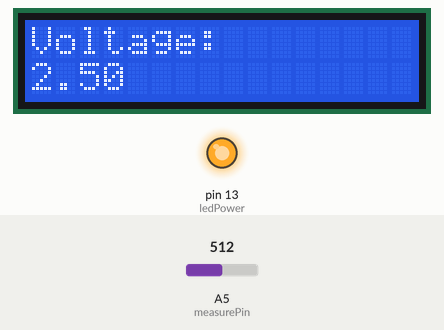
The sketch below on a simulated Arduino Uno, built with avr-gcc and run on an emulated ATmega328P. Parts: 16×2 character LCD, output pins drawn as LEDs (lit = HIGH). The test bench sets the inputs (shaded band); at power-on: A5 (measurePin) = 512.

Above: at 1.2 s.
1.3 s: A5 (measurePin) set to 716
At 3.9 s:
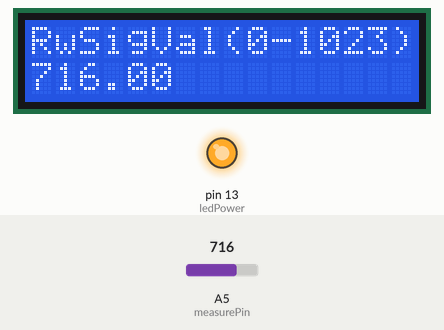
9.1 s: A5 (measurePin) set to 900
At 11.9 s:
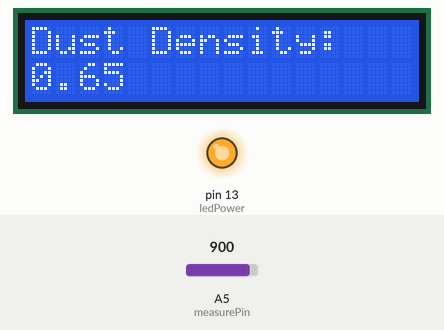
13.0 s: A5 (measurePin) set to 1023
At 15.9 s:
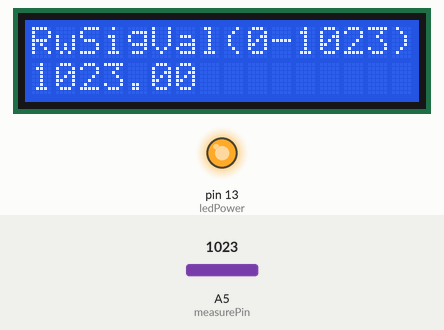
Timing chart, 0 to 17.4 s (numbered marks = the images above; inputs shaded):
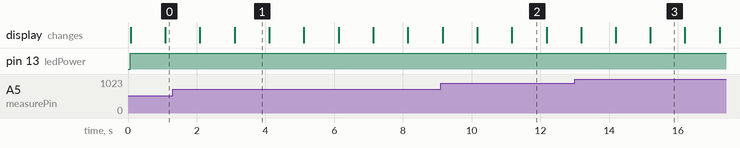

Measured:
- what the display in image 1 shows lasts 1.0 s, from 3.1 s to 4.1 s

The sketch:

DustWihLCD.ino
```cpp
#include <LiquidCrystal.h>

/*--------Display----------*/
// initialize the library by associating any needed LCD interface pin
// with the arduino pin number it is connected to
const int rs = 5, en = 6, d4 = 7, d5 = 8, d6 = 9, d7 = 10;
LiquidCrystal lcd(rs, en, d4, d5, d6, d7);

/*-------Dust-------*/
int measurePin = A5;
int ledPower = 13;

unsigned int samplingTime = 280;
unsigned int deltaTime = 40;
unsigned int sleepTime = 9680;

float voMeasured = 0;
float calcVoltage = 0;
float dustDensity = 0;

void setup(){
  Serial.begin(9600);
  pinMode(ledPower,OUTPUT);

  //Setup of the LCD's number of column and rows
  lcd.begin(16, 2);
  //Displaying welcome to the LCD
  lcd.print("Welcome!");
}

void loop(){
  digitalWrite(ledPower,LOW);
  delayMicroseconds(samplingTime);

  voMeasured = analogRead(measurePin);

  delayMicroseconds(deltaTime);
  digitalWrite(ledPower,HIGH);
  delayMicroseconds(sleepTime);

  calcVoltage = voMeasured*(5.0/1024);
  dustDensity = 0.17*calcVoltage-0.1;

  if ( dustDensity < 0)
  {
    dustDensity = 0.00;
  }

  /** Displaying sensor information to LCD **/
  lcd.clear();//clearing everything written previously from the lcd
  //initial cursos is set at first row
  lcd.print("RwSigVal(0-1023)");//As the lcd has 16 column in each row, so we need to pass a string of 16 charachter, anything beyond that won't be displayed.
  lcd.setCursor(0,1);//set the cursor at the second row to display something in the 2nd row
  lcd.print(String(voMeasured));
  delay(1000);//1000 mili sec delay to display the voMeasured for 1000ms time.

  lcd.clear();
  lcd.setCursor(0,0);//set the cursor at first row
  lcd.print("Voltage:");
  lcd.setCursor(0,1);
  lcd.print(String(calcVoltage));
  delay(1000);

  lcd.clear();
  lcd.setCursor(0,0);
  lcd.print("Dust Density:");
  lcd.setCursor(0,1);//
  lcd.print(String(dustDensity));
  delay(1000);
}
```
